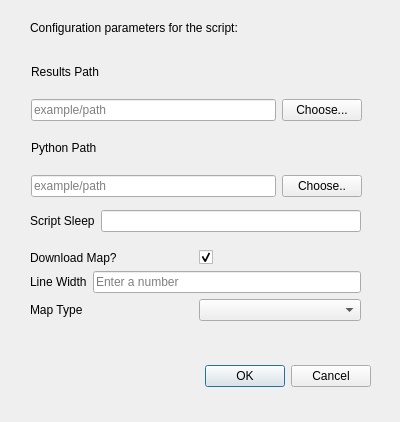
<?xml version="1.0" encoding="UTF-8"?>
<ui version="4.0">
 <class>Dialog</class>
 <widget class="QDialog" name="Dialog">
  <property name="geometry">
   <rect>
    <x>0</x>
    <y>0</y>
    <width>400</width>
    <height>422</height>
   </rect>
  </property>
  <property name="windowTitle">
   <string>Parameters</string>
  </property>
  <property name="windowIcon">
   <iconset>
    <normaloff>logo.png</normaloff>logo.png</iconset>
  </property>
  <widget class="QDialogButtonBox" name="buttonBox">
   <property name="geometry">
    <rect>
     <x>30</x>
     <y>360</y>
     <width>341</width>
     <height>32</height>
    </rect>
   </property>
   <property name="orientation">
    <enum>Qt::Horizontal</enum>
   </property>
   <property name="standardButtons">
    <set>QDialogButtonBox::Cancel|QDialogButtonBox::Ok</set>
   </property>
  </widget>
  <widget class="QLabel" name="label_4">
   <property name="geometry">
    <rect>
     <x>30</x>
     <y>20</y>
     <width>361</width>
     <height>16</height>
    </rect>
   </property>
   <property name="text">
    <string>Configuration parameters for the script:</string>
   </property>
  </widget>
  <widget class="QWidget" name="layoutWidget">
   <property name="geometry">
    <rect>
     <x>31</x>
     <y>51</y>
     <width>331</width>
     <height>146</height>
    </rect>
   </property>
   <layout class="QVBoxLayout" name="verticalLayout">
    <item>
     <widget class="QLabel" name="label_6">
      <property name="text">
       <string>Results Path</string>
      </property>
     </widget>
    </item>
    <item>
     <layout class="QHBoxLayout" name="horizontalLayout_2">
      <item>
       <widget class="QLineEdit" name="resultsLine">
        <property name="toolTip">
         <string>Enter path to where you wish to save results</string>
        </property>
        <property name="readOnly">
         <bool>true</bool>
        </property>
        <property name="placeholderText">
         <string>example/path</string>
        </property>
       </widget>
      </item>
      <item>
       <widget class="QPushButton" name="resultsButton">
        <property name="toolTip">
         <string>Choose folder</string>
        </property>
        <property name="text">
         <string>Choose...</string>
        </property>
       </widget>
      </item>
     </layout>
    </item>
    <item>
     <widget class="QLabel" name="label_7">
      <property name="text">
       <string>Python Path</string>
      </property>
     </widget>
    </item>
    <item>
     <layout class="QHBoxLayout" name="horizontalLayout_3">
      <item>
       <widget class="QLineEdit" name="pythonLine">
        <property name="toolTip">
         <string>Enter path to Python executable</string>
        </property>
        <property name="readOnly">
         <bool>true</bool>
        </property>
        <property name="placeholderText">
         <string>example/path</string>
        </property>
       </widget>
      </item>
      <item>
       <widget class="QPushButton" name="pythonButton">
        <property name="toolTip">
         <string>Choose folder</string>
        </property>
        <property name="text">
         <string>Choose..</string>
        </property>
       </widget>
      </item>
     </layout>
    </item>
   </layout>
  </widget>
  <widget class="QWidget" name="layoutWidget">
   <property name="geometry">
    <rect>
     <x>30</x>
     <y>250</y>
     <width>331</width>
     <height>73</height>
    </rect>
   </property>
   <layout class="QVBoxLayout" name="verticalLayout_2">
    <item>
     <layout class="QHBoxLayout" name="horizontalLayout_4">
      <item>
       <widget class="QLabel" name="label">
        <property name="text">
         <string>Download Map?</string>
        </property>
       </widget>
      </item>
      <item>
       <widget class="QCheckBox" name="checkBox">
        <property name="text">
         <string/>
        </property>
        <property name="checked">
         <bool>true</bool>
        </property>
       </widget>
      </item>
     </layout>
    </item>
    <item>
     <layout class="QHBoxLayout" name="horizontalLayout_5">
      <item>
       <widget class="QLabel" name="label_2">
        <property name="text">
         <string>Line Width</string>
        </property>
       </widget>
      </item>
      <item>
       <widget class="QLineEdit" name="widthLine">
        <property name="toolTip">
         <string>Please enter line width</string>
        </property>
        <property name="placeholderText">
         <string>Enter a number</string>
        </property>
       </widget>
      </item>
     </layout>
    </item>
    <item>
     <layout class="QHBoxLayout" name="horizontalLayout_6">
      <item>
       <widget class="QLabel" name="label_3">
        <property name="text">
         <string>Map Type</string>
        </property>
       </widget>
      </item>
      <item>
       <widget class="QComboBox" name="comboBox">
        <property name="toolTip">
         <string>Select type of map to download</string>
        </property>
       </widget>
      </item>
     </layout>
    </item>
   </layout>
  </widget>
  <widget class="QWidget" name="layoutWidget">
   <property name="geometry">
    <rect>
     <x>30</x>
     <y>210</y>
     <width>331</width>
     <height>22</height>
    </rect>
   </property>
   <layout class="QHBoxLayout" name="horizontalLayout">
    <item>
     <widget class="QLabel" name="label_5">
      <property name="text">
       <string>Script Sleep</string>
      </property>
     </widget>
    </item>
    <item>
     <widget class="QLineEdit" name="sleepLine"/>
    </item>
   </layout>
  </widget>
 </widget>
 <resources/>
 <connections>
  <connection>
   <sender>buttonBox</sender>
   <signal>accepted()</signal>
   <receiver>Dialog</receiver>
   <slot>accept()</slot>
   <hints>
    <hint type="sourcelabel">
     <x>248</x>
     <y>374</y>
    </hint>
    <hint type="destinationlabel">
     <x>157</x>
     <y>274</y>
    </hint>
   </hints>
  </connection>
  <connection>
   <sender>buttonBox</sender>
   <signal>rejected()</signal>
   <receiver>Dialog</receiver>
   <slot>reject()</slot>
   <hints>
    <hint type="sourcelabel">
     <x>316</x>
     <y>380</y>
    </hint>
    <hint type="destinationlabel">
     <x>286</x>
     <y>274</y>
    </hint>
   </hints>
  </connection>
  <connection>
   <sender>resultsButton</sender>
   <signal>clicked()</signal>
   <receiver>Dialog</receiver>
   <slot>resultsSlot()</slot>
   <hints>
    <hint type="sourcelabel">
     <x>336</x>
     <y>132</y>
    </hint>
    <hint type="destinationlabel">
     <x>390</x>
     <y>140</y>
    </hint>
   </hints>
  </connection>
   <connection>
   <sender>pythonButton</sender>
   <signal>clicked()</signal>
   <receiver>Dialog</receiver>
   <slot>pythonSlot()</slot>
   <hints>
    <hint type="sourcelabel">
     <x>329</x>
     <y>181</y>
    </hint>
    <hint type="destinationlabel">
     <x>364</x>
     <y>217</y>
    </hint>
   </hints>
  </connection>
  <connection>
   <sender>checkBox</sender>
   <signal>stateChanged(int)</signal>
   <receiver>Dialog</receiver>
   <slot>stateChangedSlot()</slot>
   <hints>
    <hint type="sourcelabel">
     <x>204</x>
     <y>251</y>
    </hint>
    <hint type="destinationlabel">
     <x>241</x>
     <y>209</y>
    </hint>
   </hints>
  </connection>
 </connections>
 <slots>
  <slot>installationSlot()</slot>
  <slot>resultsSlot()</slot>
  <slot>pythonSlot()</slot>
  <slot>stateChangedSlot()</slot>
 </slots>
</ui>
